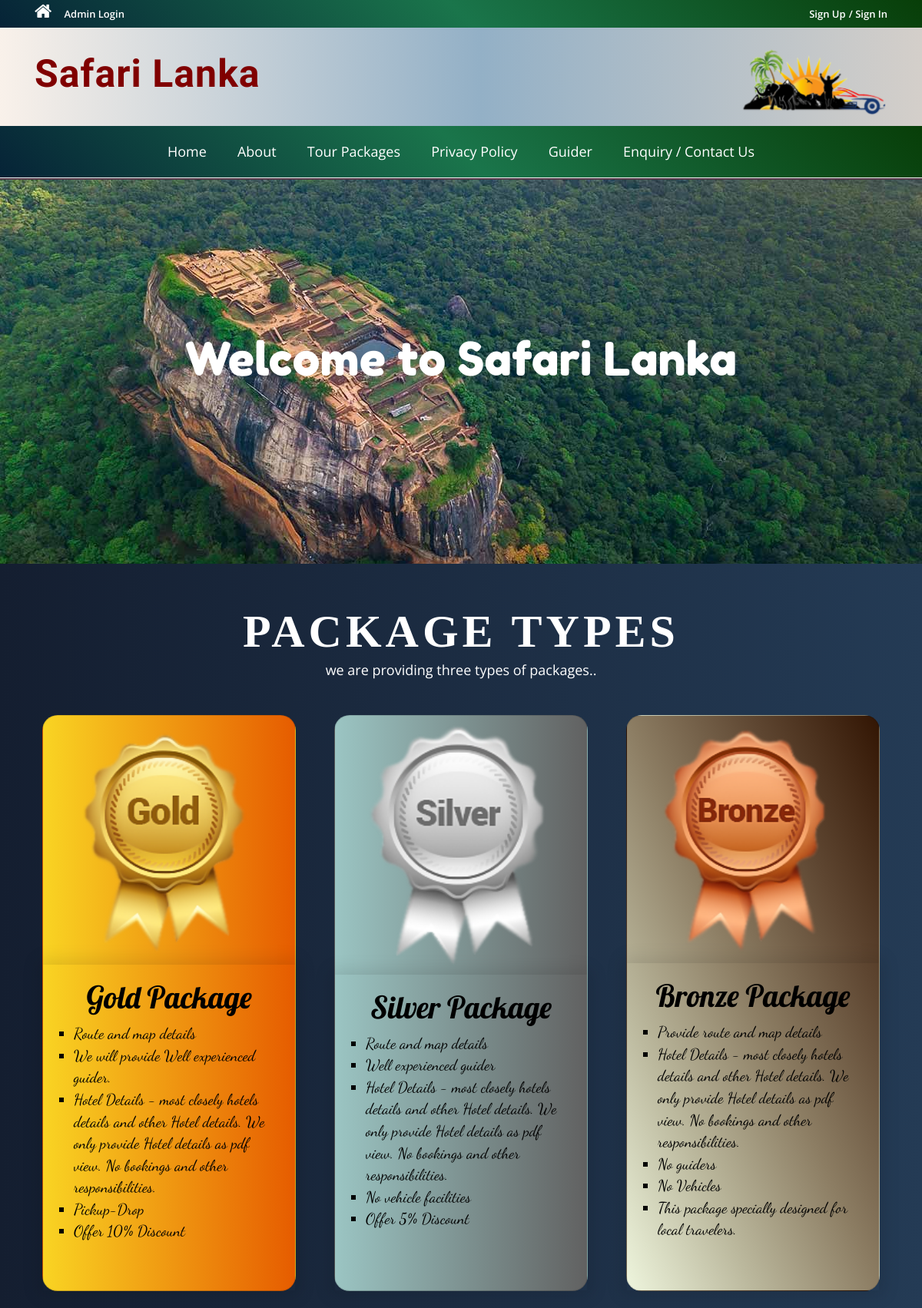
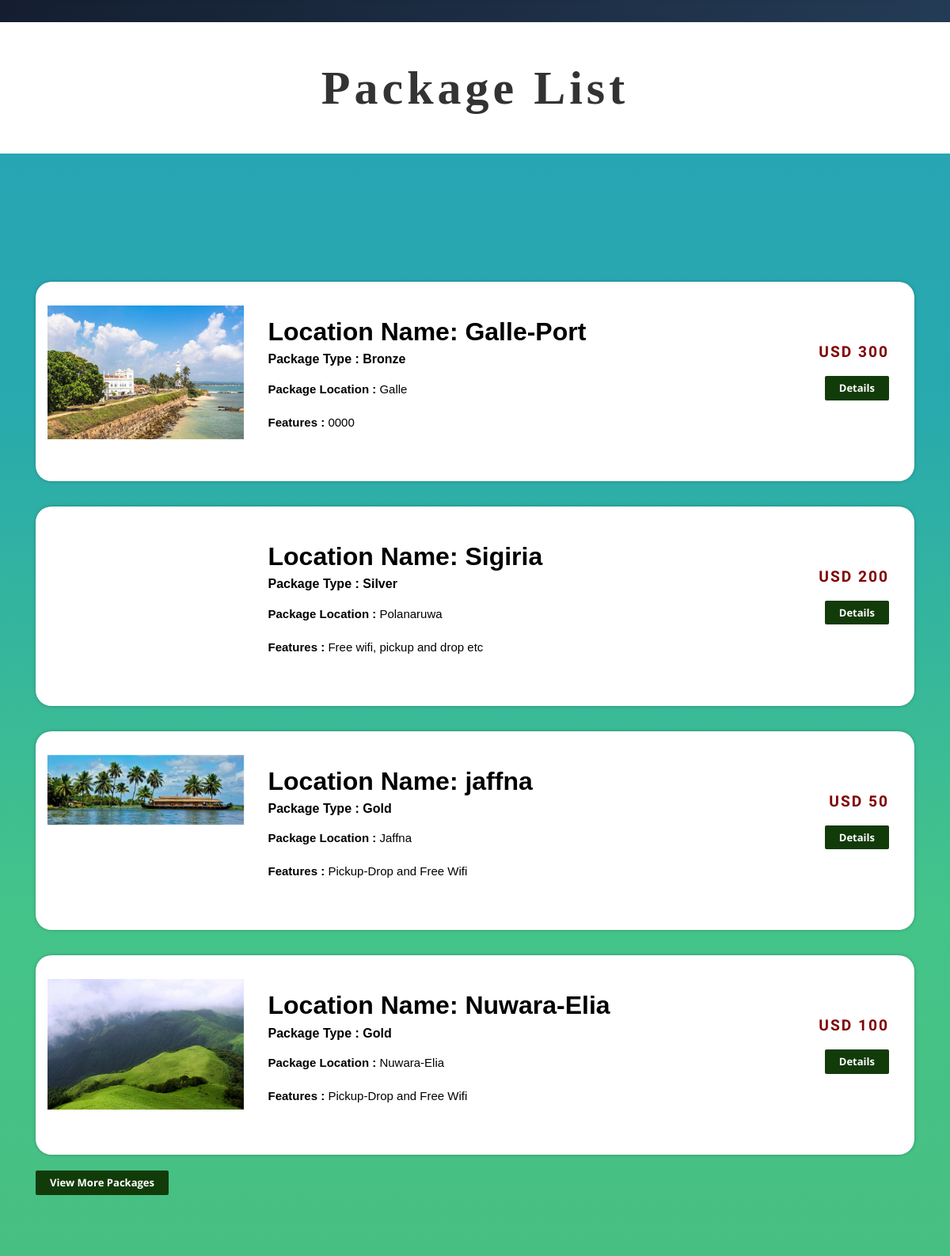
Screenshot of /tms/index.php (upper part) with the database file from the repository (2 pictures, top to bottom).
### tables this page shows
CREATE TABLE `tbltourpackages` (
  `PackageId` int(11) NOT NULL,
  `PackageName` varchar(200) NOT NULL,
  `PackageType` varchar(150) NOT NULL,
  `PackageLocation` varchar(100) NOT NULL,
  `PackagePrice` int(11) NOT NULL,
  `PackageFetures` varchar(255) NOT NULL,
  `PackageDetails` mediumtext NOT NULL,
  `PackageImage` varchar(100) NOT NULL,
  `Creationdate` timestamp NOT NULL DEFAULT current_timestamp(),
  `UpdationDate` timestamp NULL DEFAULT '0000-00-00 00:00:00' ON UPDATE current_timestamp()
);

### tms/index.php (the view, shortened to what this page needs)
<?php
include('includes/config.php');
?>
<!DOCTYPE HTML>
<html>
<head>
<link rel="stylesheet" href="https://maxcdn.bootstrapcdn.com/bootstrap/4.0.0/css/bootstrap.min.css">
<link rel="stylesheet" href="slidestyle.css">
<link href="css/bootstrap.css" rel='stylesheet' type='text/css' />
<link href="css/style.css" rel='stylesheet' type='text/css' />
<link href="css/font-awesome.css" rel="stylesheet">
<link href="css/animate.css" rel="stylesheet" type="text/css" media="all">
</head>
<body>
<?php include('includes/header.php');?>
<div class="banner">
	<div class="container" style="height: 500px;">
		<h1 class="wow zoomIn animated animated" style="font-family: 'Fredoka One', cursive;" data-wow-delay=".5s" style="visibility: visible; animation-delay: 0.5s; animation-name: zoomIn;"><font style="font-size: 60px"> Welcome to Safari Lanka</font></h1>
	</div>
</div>
	<section id="card-packages" style="background-image: linear-gradient(to right, #141e30, #243b55);
">
            <div class="container">
                <div class="title">
                    <h1><span style="font-family: 'Bebas Neue', cursive; font-size: 60PX; letter-spacing: 5px;">PACKAGE TYPES</span></h1>
                    <p>we are providing three types of packages..</p>
                </div>
                <div class="row">
                    <div class="col-md-4 fadeInDown animated" data-wow-delay=".5s">
                        <div class="card text-center" style="background: #e65c00;  /* fallback for old browsers */
background: -webkit-linear-gradient(to right, #F9D423, #e65c00);  /* Chrome 10-25, Safari 5.1-6 */
background: linear-gradient(to right, #F9D423, #e65c00); /* W3C, IE 10+/ Edge, Firefox 16+, Chrome 26+, Opera 12+, Safari 7+ */
; border-radius: 20px; height: 750px;">
                            <img src="images/gold_badges.png" class="card-img-top" style="width: 90%; padding-left: 20px">
                            <div class="card-body" >
                                <h5 class="card-title" style="font-family: 'Libre Baskerville', serif;
font-family: 'Lobster', cursive; font-size: 40px; color: black">Gold Package</h5>
                                <p>
                                <ul style="list-style-type:square; text-align:left; padding-left: 20px;">
                                    <li class="card-text">Route and  map details</li>
                                    <li class="card-text";>We will provide Well experienced guider.</li>
                                    <li class="card-text";>Hotel Details  -  most closely  hotels details and other Hotel details.
                                     We only provide Hotel details as pdf view. No bookings and other responsibilities.</li>
                                     <li class="card-text";>Pickup-Drop</li>
                                     <li class="card-text";>Offer 10% Discount</li>
                                    </ul>
                                   </p>
                            </div>
                        </div>
                    </div>
                    <div class="col-md-4 fadeInUp animated" data-wow-delay=".10s">
                        <div class="card text-center" style="background: #616161;  /* fallback for old browsers */
background: -webkit-linear-gradient(to right, #9bc5c3, #616161);  /* Chrome 10-25, Safari 5.1-6 */
background: linear-gradient(to right, #9bc5c3, #616161); /* W3C, IE 10+/ Edge, Firefox 16+, Chrome 26+, Opera 12+, Safari 7+ */
border-radius: 20px; height: 750px;">
                            <img src="images/silver_badges.png" class="card-img-top" style="width: 90%; padding-left: 20px">
                            <div class="card-body">
                                <h5 class="card-title"  style="font-family: 'Libre Baskerville', serif;
font-family: 'Lobster', cursive; font-size: 40px; color: black">Silver Package</h5>
                                <p>
                                <ul style="list-style-type:square; text-align:left; padding-left:20px;">
                                <li class="card-text">Route and  map details</li>
                                <li class="card-text">Well experienced guider</li>
                                <li class="card-text">Hotel Details  -  most closely  hotels details and other Hotel details. We only provide Hotel details as pdf view.
                                    No bookings and other responsibilities.</li>
                                    <li class="card-text">No vehicle facilities</li>
                                    <li class="card-text">Offer 5% Discount</li>
                                </p>
                            </div>
                        </div>
                    </div>
                    <div class="col-md-4 fadeInDown animated" data-wow-delay=".15s">
                        <div class="card text-center" style="background-image: linear-gradient(to left bottom, #321503, #5e4631, #8c7d63, #bbb89d, #eef5dd); /* W3C, IE 10+/ Edge, Firefox 16+, Chrome 26+, Opera 12+, Safari 7+ */
 /* W3C, IE 10+/ Edge, Firefox 16+, Chrome 26+, Opera 12+, Safari 7+ */
 border-radius: 20px; height: 750px;">
                            <img src="images/bronze_badges.png" class="card-img-top" style="width: 90%; padding-left: 20px">
                            <div class="card-body">
                                <h5 class="card-title"  style="font-family: 'Libre Baskerville', serif;
font-family: 'Lobster', cursive; font-size: 40px; color: black">Bronze Package</h5>
                                <p class="card-text">
                                <ul style="list-style-type:square; text-align:left; padding-left: 20px">
                                <li class="card-text">Provide route and  map details</li>
                                <li class="card-text">Hotel Details  -  most closely  hotels details and other Hotel details. We only provide Hotel details as pdf view.
                                No bookings and other responsibilities.</li>
                                    <li class="card-text">No guiders</li>
                                    <li class="card-text">No Vehicles </li>
                                    <li class="card-text">This package specially designed for local travelers.</li>
                                    </p>
                            </div>
                        </div>
                    </div>
                </div>
            </div>
        </section>
<div>
    <h1 style="text-align: center; margin-top: 0px; padding-top: 50px; padding-bottom: 50px; font-family: 'Bebas Neue', cursive; font-weight: 900; margin-bottom: 50px; background-color: white; font-size: 60px; letter-spacing: 5px; ">Package List</h1>
</div>
<div class="container">
	<div class="holiday">
<?php $sql = "SELECT * from tbltourpackages order by rand() limit 4";
$query = $dbh->prepare($sql);
$query->execute();
$results=$query->fetchAll(PDO::FETCH_OBJ);
if($query->rowCount() > 0)
{
foreach($results as $result)
{	?>
			<div class="rom-btm" style="background-color: white; padding-top: 30px; padding-bottom: 30px; border-radius: 20px;">
				<div class="col-md-3 room-left wow fadeInLeft animated" data-wow-delay=".5s">
					<img src="admin/pacakgeimages/<?php echo htmlentities($result->PackageImage);?>" class="img-responsive" alt="">
				</div>
				<div class="col-md-6 room-midle wow fadeInUp animated" data-wow-delay=".5s">
					<h3 style="font-family: 'Secular One', sans-serif; color: black;">Location Name: <?php echo htmlentities($result->PackageName);?></h3>
					<h6 style="font-family: 'Secular One', sans-serif; color: black;"><b>Package Type :</b> <?php echo htmlentities($result->PackageType);?></h6>
					<p style="font-family: 'Secular One', sans-serif; color: black;"><b>Package Location :</b> <?php echo htmlentities($result->PackageLocation);?></p>
					<p style="font-family: 'Secular One', sans-serif; color: black;"><b>Features :</b> <?php echo htmlentities($result->PackageFetures);?></p>
				</div>
				<div class="col-md-3 room-right wow fadeInRight animated" data-wow-delay=".5s">
					<h5 style="font-family: 'Patua One', cursive; color: maroon; letter-spacing: 2px;">USD <?php echo htmlentities($result->PackagePrice);?></h5>
					<a href="package-details.php?pkgid=<?php echo htmlentities($result->PackageId);?>" class="view">Details</a>
				</div>
				<div class="clearfix"></div>
			</div>
<?php }} ?>
<div><a href="package-list.php" class="view">View More Packages</a></div>
</div>
	</div>
</body>
</html>

### tms/slidestyle.css (style rules this page uses)
#card-packages { background-color: ; padding: 30px 0px; }
#card-packages h1 { font-weight: 900; font-size: 34px; padding-bottom: 5px; }
.title { text-align: center; padding: 25px 0px; }
.title p { font-size: 18px; }
.card-body { box-shadow: 0 0 20px 7px rgba(0, 0, 0, 0.1); }
.card-text { font-family: 'aero'; }
.card { margin: 20px 10px; }

### tms/css/style.css (style rules this page uses)
#card-packages { background-color: #FFF; padding: 30px 0px; }
#card-packages h1 { font-weight: 900; font-size: 34px; padding-bottom: 5px; }
.title { text-align: center; padding: 25px 0px; color: rgb(255, 255, 255); }
.title p { font-size: 18px; }
.card-body { box-shadow: 0 0 20px 7px rgba(0, 0, 0, 0.1); }
.card-title { font-family: 'aero'; font-size: 20px; }
.card-text { font-family: 'Open Sans', sans-serif; text-decoration: bold; text-align: left; }
.card { margin: 20px 10px; }
html, body { font-size: 100%; background: rgb(233, 236, 238); font-family: 'Open Sans', sans-serif; }
body a,.grid_1,plan_1,plan_1.one,plan_1.two,i.icon1, i.icon2, i.icon3, i.icon4, i.icon5, i.icon6 { transition:0.5s all; -webkit-transition:0.5s all; -moz-transition:0.5s all; -o-transition:0.5s all; -ms-transition:0.5s all; }
h1,h2,h3,h4,h5,h6 { margin:0; font-family: 'Roboto Condensed', sans-serif; }
p { margin:0; }
ul { margin:0; padding:0; }
.banner { background: url(../images/image5.jpg)no-repeat; background-size: cover; -webkit-background-size: cover; -o-background-size: cover; -ms-background-size: cover; -moz-background-size: cover; min-height: 430px; }
.banner h1 { font-size: 50px; margin-bottom: 40px; padding: 4em 0 0; text-align: center; color: #fff; font-family: Aero; }
.holiday { padding: 5em 0; }
.holiday h3 { font-size: 2em; font-weight: 700; color: #34ad00; }
.holiday p { font-size: 1.2em; line-height: 1.8em; margin: 1em 0; color: #999; }
a.view { padding: 6px 18px; font-weight: 700; color: #fff; background-color: #123b0a; border: 0; font-size: 13px; border-radius: 2px; -webkit-transition: all .2s; -moz-transition: all .2s; transition: all .2s; margin-top: 20px; display: inline-block; }
.rom-btm { margin-top: 2em; box-shadow: 0px 0px 5px -1px rgba(0, 0, 0, 0.37); }
.rom-btm p { font-size: 15px; color: #999; }
.rom-btm h6 { font-size: 1em; font-weight: 700; margin: 0.5em 0; }
.room-right { text-align: right; padding: 3em 2em; }
.room-midle { padding: 1em; }
.rom-btm h5 { font-size: 1.2em; font-weight: 700; color: #999; }

### tms/index.php (style rules this page uses)
.card-text { font-family: 'Dancing Script', cursive; font-size: 20px; color: black }
body { background-image: linear-gradient(to top, #4fb576 0%, #44c489 30%, #28a9ae 46%, #28a2b7 59%, #4c7788 71%, #6c4f63 86%, #432c39 100%); }

### rows the page displays
tbltourpackages: PackageImage (picture), PackageName "Galle-Port", PackageType "Bronze", PackageLocation "Galle", PackageFetures "0000", PackagePrice "300"
tbltourpackages: PackageName "Sigiria", PackageType "Silver", PackageLocation "Polanaruwa", PackageFetures "Free wifi, pickup and drop etc", PackagePrice "200"
tbltourpackages: PackageImage (picture), PackageName "jaffna", PackageType "Gold", PackageLocation "Jaffna", PackageFetures "Pickup-Drop and Free Wifi", PackagePrice "50"
tbltourpackages: PackageImage (picture), PackageName "Nuwara-Elia", PackageType "Gold", PackageLocation "Nuwara-Elia", PackageFetures "Pickup-Drop and Free Wifi", PackagePrice "100"
